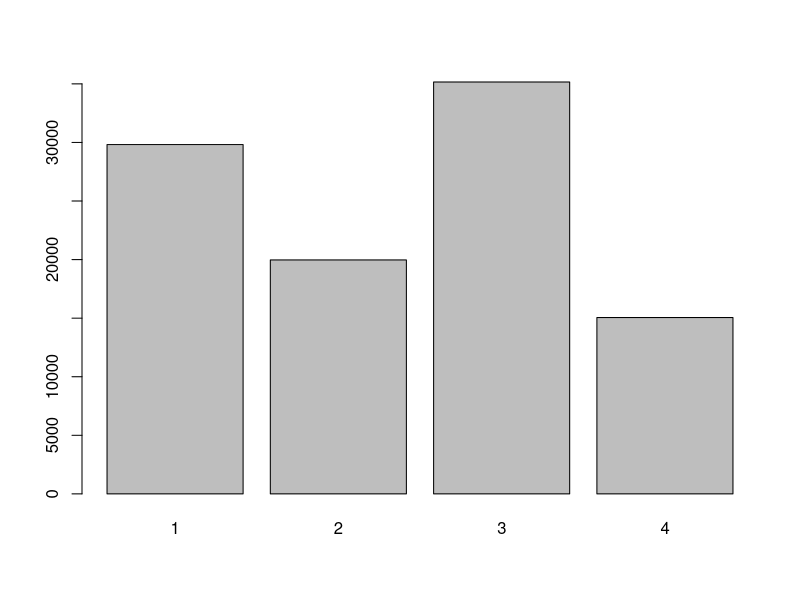

Reproduce this figure in R.

getInverse <- function(x, p, val) {
	lo <- 1
	hi <- length(p)
	while(lo < hi){
		mi <- lo + (hi - lo) %/% 2
		if(val >= p[mi]) lo = mi+1
		else hi = mi
	}
	return(x[lo])
}

getValues <- function(x, p, times) {
	p <- cumsum(p)
	ans <- NULL
	for(i in 1 : times) {
		ans <- c(ans, getInverse(x, p, runif(1)))
	}
	return(ans)
}

distribution <- getValues(c(1, 2, 3, 4), c(0.3, 0.2, 0.35, 0.15), 100000)

pdf('Inversa.pdf')
barplot(table(distribution))
